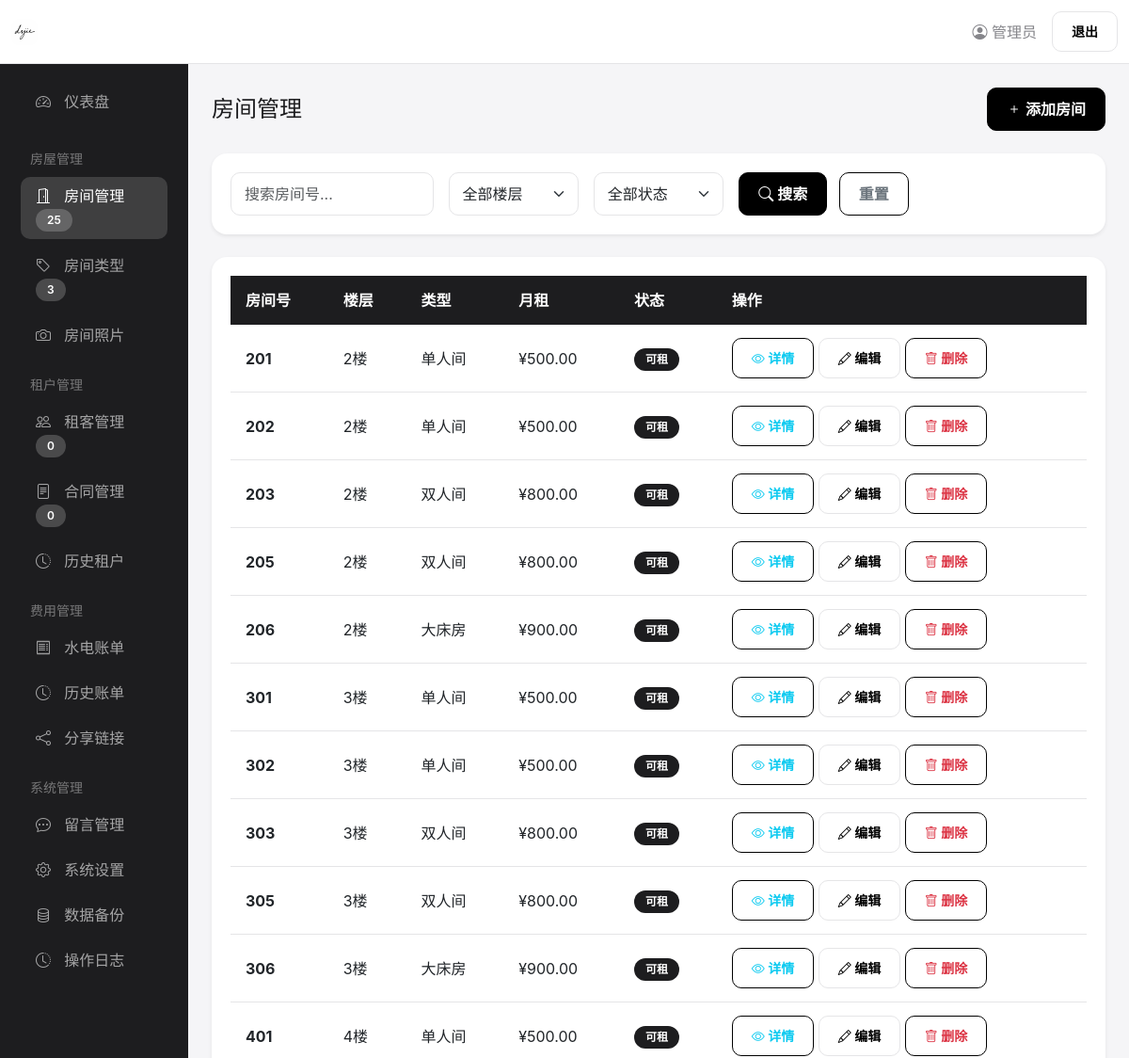
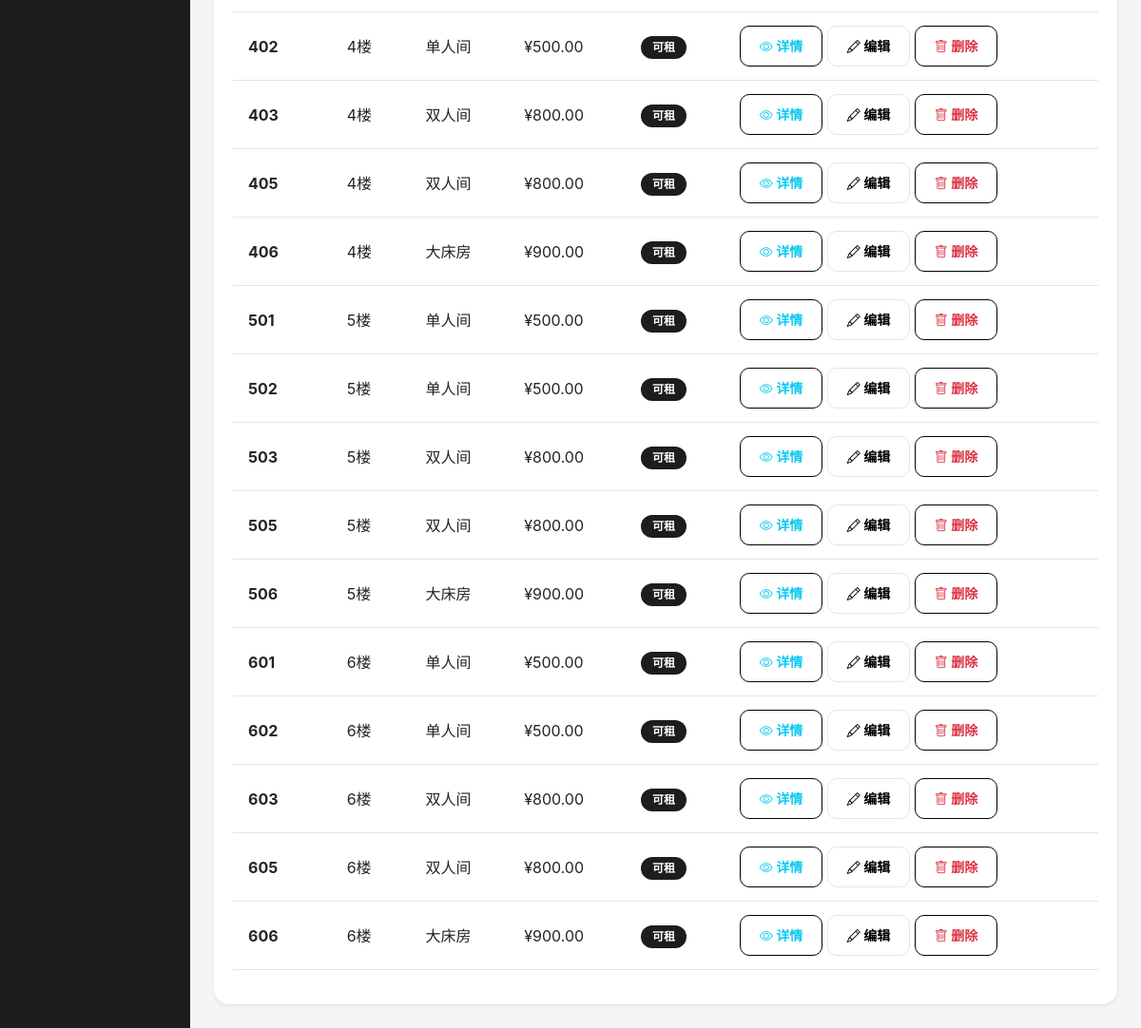
/admin/rooms.php (signed in), run on the app's committed database (2 pictures, top to bottom).
### tables this page shows
CREATE TABLE IF NOT EXISTS rooms (
    id INT PRIMARY KEY AUTO_INCREMENT,
    floor INT NOT NULL,
    room_number VARCHAR(10) NOT NULL,
    room_type_id INT,
    status VARCHAR(20) DEFAULT 'available',
    description TEXT,
    created_at TIMESTAMP DEFAULT CURRENT_TIMESTAMP,
    FOREIGN KEY (room_type_id) REFERENCES room_types(id)
);

CREATE TABLE IF NOT EXISTS room_types (
    id INT PRIMARY KEY AUTO_INCREMENT,
    name VARCHAR(50) NOT NULL,
    description TEXT,
    price DECIMAL(10,2) NOT NULL,
    area DECIMAL(5,2),
    created_at TIMESTAMP DEFAULT CURRENT_TIMESTAMP
);

### admin/rooms.php (the view, shortened to what this page needs)
<?php
require_once '../includes/database.php';
$action = $_GET['action'] ?? 'list';
$where = "1=1";
$rooms = $conn->query("SELECT r.*, rt.name as type_name, rt.price as type_price
                       FROM rooms r
                       LEFT JOIN room_types rt ON r.room_type_id = rt.id
                       WHERE $where
                       ORDER BY r.floor, r.room_number");
?>
<!DOCTYPE html>
<html lang="zh-CN">
<head>
    <link href="https://cdn.jsdelivr.net/npm/bootstrap@5.3.0/dist/css/bootstrap.min.css" rel="stylesheet">
    <link href="https://cdn.jsdelivr.net/npm/bootstrap-icons@1.10.0/font/bootstrap-icons.css" rel="stylesheet">
    <link href="../css/style.css" rel="stylesheet">
</head>
<body>
    <nav class="navbar">
        <div class="container-fluid">
            <a class="navbar-brand" href="index.php"><img src="../images/logo.svg" alt="Logo" height="28"></a>
            <div class="d-flex align-items-center">
                <span class="me-3" style="color: var(--text-muted);"><i class="bi bi-person-circle"></i> <?php echo $_SESSION['realname']; ?></span>
                <a href="logout.php" class="btn btn-outline-dark btn-sm">退出</a>
            </div>
        </div>
    </nav>
    <div class="container-fluid">
        <div class="row">
            <nav class="col-md-2 d-md-block sidebar collapse py-3">
<?php include 'sidebar.php'; ?>
            </nav>
            <main class="col-md-10 ms-sm-auto main-content">
                <?php if ($action == 'list'): ?>
                <div class="d-flex justify-content-between align-items-center mb-4">
                    <h4 class="mb-0">房间管理</h4>
                    <a href="rooms.php?action=add" class="btn btn-dark">
                        <i class="bi bi-plus"></i> 添加房间
                    </a>
                </div>
                <div class="card shadow-sm mb-4">
                    <div class="card-body">
                        <form method="GET" class="row g-3">
                            <div class="col-md-3">
                                <input type="text" name="search" class="form-control" placeholder="搜索房间号..." value="<?php echo $_GET['search'] ?? ''; ?>">
                            </div>
                            <div class="col-md-2">
                                <select name="floor" class="form-select">
                                    <option value="">全部楼层</option>
                                </select>
                            </div>
                            <div class="col-md-2">
                                <select name="status" class="form-select">
                                    <option value="">全部状态</option>
                                </select>
                            </div>
                            <div class="col-md-3">
                                <button type="submit" class="btn btn-dark me-2"><i class="bi bi-search"></i> 搜索</button>
                                <a href="rooms.php" class="btn btn-outline-secondary">重置</a>
                            </div>
                        </form>
                    </div>
                </div>
                <div class="card shadow-sm">
                    <div class="card-body">
                        <div class="table-responsive">
                            <table class="table table-hover">
                                <thead>
                                    <tr>
                                        <th>房间号</th>
                                        <th>楼层</th>
                                        <th>类型</th>
                                        <th>月租</th>
                                        <th>状态</th>
                                        <th>操作</th>
                                    </tr>
                                </thead>
                                <tbody>
                                    <?php while ($room = $rooms->fetch_assoc()): ?>
                                    <tr>
                                        <td><strong><?php echo $room['room_number']; ?></strong></td>
                                        <td><?php echo $room['floor']; ?>楼</td>
                                        <td><?php echo $room['type_name']; ?></td>
                                        <td>¥<?php echo number_format($room['type_price'], 2); ?></td>
                                        <td>
                                            <span class="badge <?php echo $room['status'] == 'available' ? 'badge-available' : 'badge-rented'; ?>">
                                                <?php echo $room['status'] == 'available' ? '可租' : '已租'; ?>
                                            </span>
                                        </td>
                                        <td>
                                            <a href="rooms.php?action=view&id=<?php echo $room['id']; ?>" class="btn btn-sm btn-outline-info" title="查看详情">
                                                <i class="bi bi-eye"></i> 详情
                                            </a>
                                            <a href="rooms.php?action=edit&id=<?php echo $room['id']; ?>" class="btn btn-sm btn-outline-dark">
                                                <i class="bi bi-pencil"></i> 编辑
                                            </a>
                                            <form method="POST" style="display:inline;" data-confirm="确定要删除这个房间吗？">
                                                <button type="submit" class="btn btn-sm btn-outline-danger">
                                                    <i class="bi bi-trash"></i> 删除
                                                </button>
                                            </form>
                                        </td>
                                    </tr>
                                    <?php endwhile; ?>
                                </tbody>
                            </table>
                        </div>
                    </div>
                </div>
                <?php endif; ?>
            </main>
        </div>
    </div>
<?php include 'footer.php'; ?>

### css/style.css (style rules this page uses)
:root { --bg: #f5f5f7; --card: #ffffff; --text: #1d1d1f; --text-muted: #86868b; --accent: #000000; --border: #e5e5e7; --radius: 16px; --radius-sm: 10px; --shadow: 0 4px 12px rgba(0, 0, 0, 0.05); --transition: all 0.25s cubic-bezier(0.4, 0, 0.2, 1); }
* { box-sizing: border-box; }
body { font-family: -apple-system, BlinkMacSystemFont, "SF Pro SC", "Helvetica Neue", Arial, sans-serif; background: var(--bg); color: var(--text); margin: 0; padding: 0; -webkit-font-smoothing: antialiased; line-height: 1.5; }
.badge-available { background-color: var(--text); color: var(--card); }
.navbar { background: var(--card) !important; border-bottom: 1px solid var(--border); padding: 12px 0; box-shadow: none; }
.navbar-brand { font-weight: 700; font-size: 1.1rem; color: var(--text) !important; }
.btn { border-radius: var(--radius-sm); font-weight: 600; padding: 10px 20px; transition: var(--transition); border: 1px solid var(--accent); }
.btn-dark { background: var(--accent); color: var(--card); border-color: var(--accent); }
.btn-outline-dark { color: var(--accent); border-color: var(--border); }
.card { background: var(--card); border-radius: var(--radius); border: none; box-shadow: var(--shadow); transition: var(--transition); }
.card-body { padding: 20px; }
.form-control, .form-select { border: 1px solid var(--border); border-radius: var(--radius-sm); padding: 10px 14px; transition: var(--transition); }
.table { border-collapse: separate; border-spacing: 0; }
.table th { background: var(--text); color: var(--card); font-weight: 600; border: none; padding: 14px 16px; }
.table td { vertical-align: middle; padding: 14px 16px; border-bottom: 1px solid var(--border); }
.badge { font-weight: 600; padding: 6px 12px; border-radius: 20px; }
.card .row.g-3 { align-items: flex-end; }
.sidebar { min-height: calc(100vh - 57px); background: var(--text); }
.main-content { padding: 25px; }

### data on the page
rooms: room_number "201", floor "2", room_type.name "单人间", room_type.price "500.00", status "可租"
rooms: room_number "202", floor "2", room_type.name "单人间", room_type.price "500.00", status "可租"
rooms: room_number "203", floor "2", room_type.name "双人间", room_type.price "800.00", status "可租"
rooms: room_number "205", floor "2", room_type.name "双人间", room_type.price "800.00", status "可租"
rooms: room_number "206", floor "2", room_type.name "大床房", room_type.price "900.00", status "可租"
rooms: room_number "301", floor "3", room_type.name "单人间", room_type.price "500.00", status "可租"
rooms: room_number "302", floor "3", room_type.name "单人间", room_type.price "500.00", status "可租"
rooms: room_number "303", floor "3", room_type.name "双人间", room_type.price "800.00", status "可租"
rooms: room_number "305", floor "3", room_type.name "双人间", room_type.price "800.00", status "可租"
rooms: room_number "306", floor "3", room_type.name "大床房", room_type.price "900.00", status "可租"
rooms: room_number "401", floor "4", room_type.name "单人间", room_type.price "500.00", status "可租"
rooms: room_number "402", floor "4", room_type.name "单人间", room_type.price "500.00", status "可租"
rooms: room_number "403", floor "4", room_type.name "双人间", room_type.price "800.00", status "可租"
rooms: room_number "405", floor "4", room_type.name "双人间", room_type.price "800.00", status "可租"
rooms: room_number "406", floor "4", room_type.name "大床房", room_type.price "900.00", status "可租"
rooms: room_number "501", floor "5", room_type.name "单人间", room_type.price "500.00", status "可租"
rooms: room_number "502", floor "5", room_type.name "单人间", room_type.price "500.00", status "可租"
rooms: room_number "503", floor "5", room_type.name "双人间", room_type.price "800.00", status "可租"
rooms: room_number "505", floor "5", room_type.name "双人间", room_type.price "800.00", status "可租"
rooms: room_number "506", floor "5", room_type.name "大床房", room_type.price "900.00", status "可租"
rooms: room_number "601", floor "6", room_type.name "单人间", room_type.price "500.00", status "可租"
rooms: room_number "602", floor "6", room_type.name "单人间", room_type.price "500.00", status "可租"
rooms: room_number "603", floor "6", room_type.name "双人间", room_type.price "800.00", status "可租"
rooms: room_number "605", floor "6", room_type.name "双人间", room_type.price "800.00", status "可租"
rooms: room_number "606", floor "6", room_type.name "大床房", room_type.price "900.00", status "可租"

### other printed values
$_SESSION['realname'] "管理员"
$roomCount "25"
$typeCount "3"
$tenantCount "0"
$contractCount "0"
